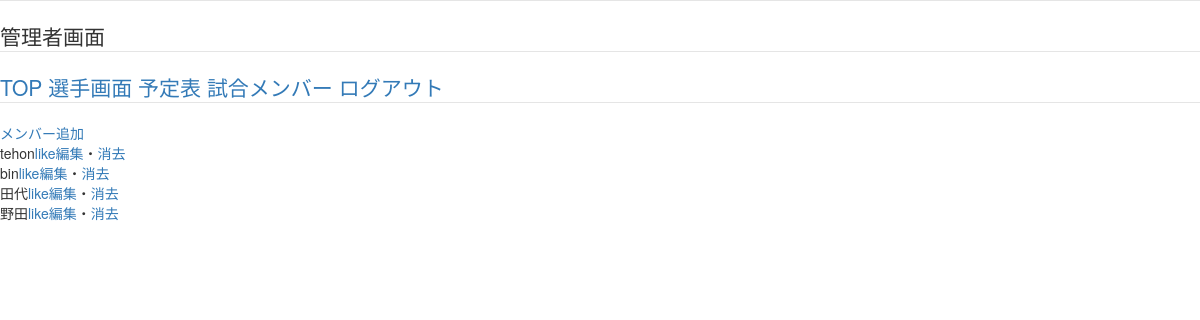
Before: /kanri.php (signed in) with the older database file.
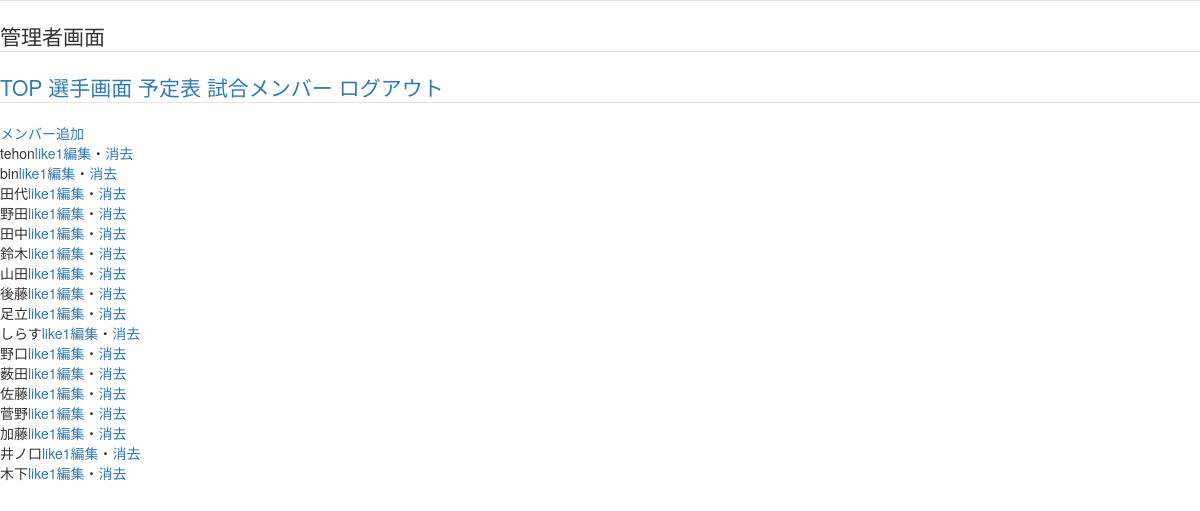
After: the same page with the newer database file.
### tables this page shows
CREATE TABLE `team_member_table` (
  `id` int(11) NOT NULL,
  `username` varchar(128) NOT NULL,
  `mail` varchar(128) NOT NULL,
  `password` varchar(128) NOT NULL,
  `position` varchar(12) NOT NULL,
  `is_created` datetime NOT NULL,
  `updated_at` datetime NOT NULL
);

### kanri.php (the view, shortened to what this page needs)
<?php
$user_id = $_SESSION['id'];
$pdo = connect_to_db();
$sql = 'SELECT * FROM team_member_table LEFT OUTER JOIN (SELECT team_member_id, COUNT(id) AS cnt
        FROM like_table GROUP BY team_member_id) AS likes
        ON team_member_table.id = likes.team_member_id';
$stmt = $pdo->prepare($sql);
$status = $stmt->execute();
if ($status == false) {
    $error = $stmt->errorInfo();
    echo json_encode(["error_msg" => "{$error[2]}"]);
    exit();
} else {
    $result = $stmt->fetchAll(PDO::FETCH_ASSOC);
    $output = "";
    foreach ($result as $record) {
        $output .= "<div>{$record["username"]}<a href='like_create.php?user_id={$user_id}&team_member_id={$record["id"]}'>like{$record["cnt"]}</a><a href='edit.php?id={$record["id"]}'>編集</a>・<a href='delete.php?id={$record["id"]}'>消去</a><br></div>";
    }
}
?>
<!DOCTYPE html>
<html lang="ja">
<head>
    <link rel="stylesheet" href="//maxcdn.bootstrapcdn.com/bootstrap/3.3.5/css/bootstrap.min.css">
</head>
<body>
    <header>
        <fieldset>
            <legend class="top">
                <div>管理者画面 </div>
            </legend>
            <legend>
                <a href="owner.php">TOP</a>
                <a href="all_member.php">選手画面</a>
                <a href="sample.php">予定表</a>
                <a href="game.php">試合メンバー</a>
                <a href="logout.php">ログアウト</a>
            </legend>
        </fieldset>
    </header>
    <main>
        <a href="register.php">メンバー追加</a>
        <?= $output ?>
    </main>
</body>
</html>

Changed rows visible on the page:
changed team_member_table "tehon": cnt (not shown) → "1"
changed team_member_table "bin": cnt (not shown) → "1"
changed team_member_table "田代": cnt (not shown) → "1"
changed team_member_table "野田": cnt (not shown) → "1"
added team_member_table: username "田中", cnt "1"
added team_member_table: username "鈴木", cnt "1"
added team_member_table: username "山田", cnt "1"
added team_member_table: username "後藤", cnt "1"
added team_member_table: username "足立", cnt "1"
added team_member_table: username "しらす", cnt "1"
added team_member_table: username "野口", cnt "1"
added team_member_table: username "薮田", cnt "1"
added team_member_table: username "佐藤", cnt "1"
added team_member_table: username "菅野", cnt "1"
added team_member_table: username "加藤", cnt "1"
added team_member_table: username "井ノ口", cnt "1"
added team_member_table: username "木下", cnt "1"
